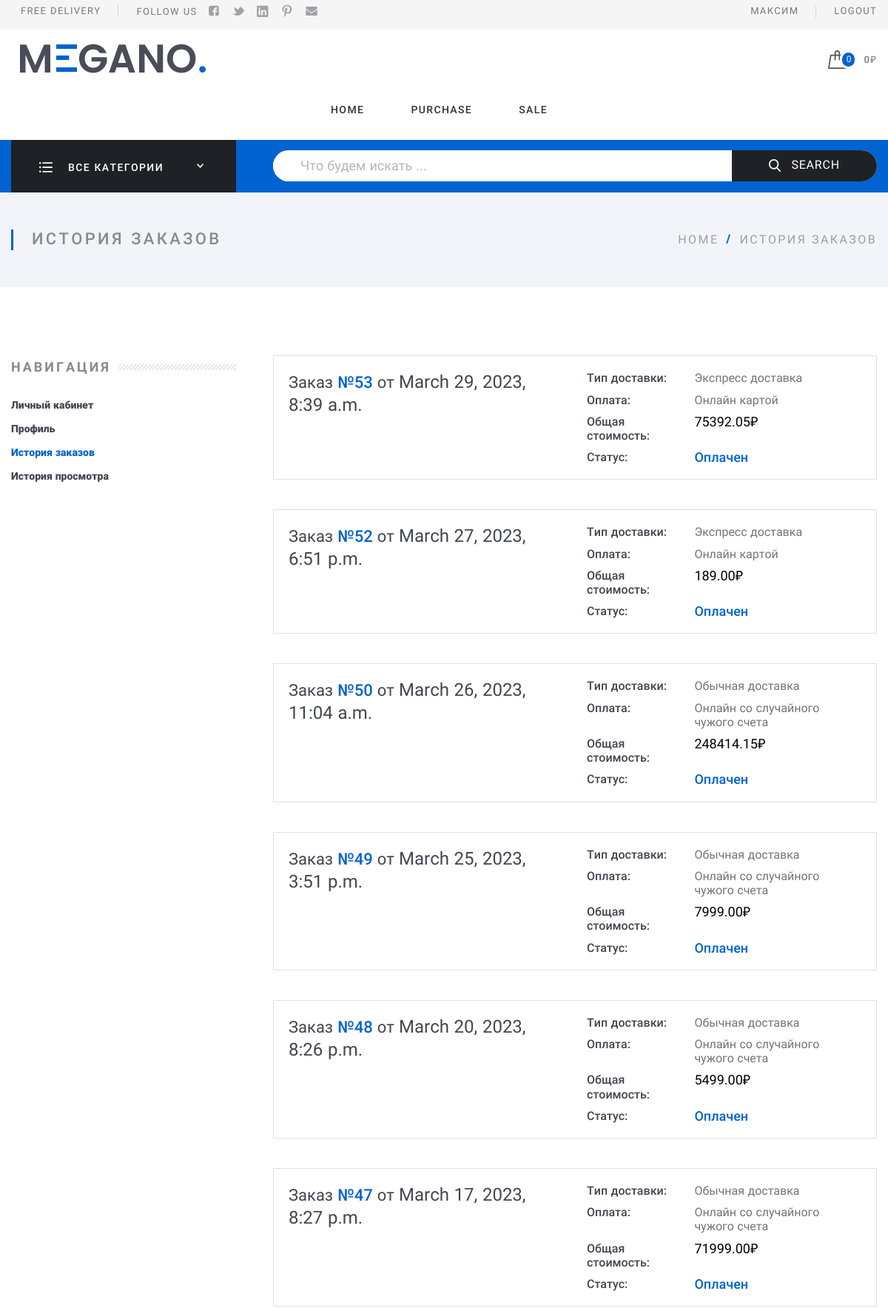
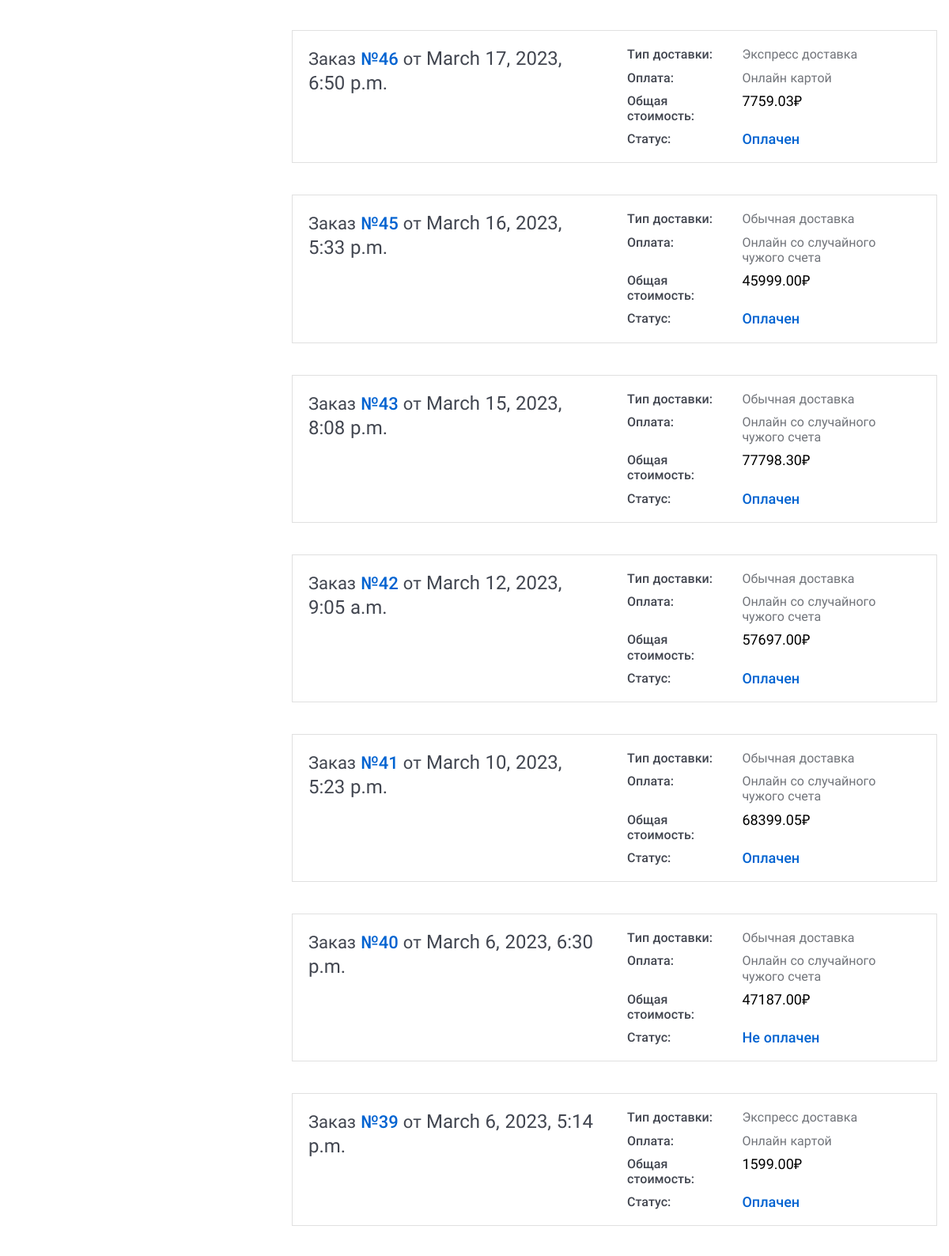
/user/historyorder/1 (signed in, upper part), run on the app's committed database (2 pictures, top to bottom).
### app_users/models.py (models this page shows, shortened)
class CustomUser(AbstractUser):
    username = None
    email = models.EmailField('email address', unique=True)
    USERNAME_FIELD = 'email'
    REQUIRED_FIELDS = []
    objects = CustomUserManager()

### admin_settings/models.py (models this page shows, shortened)
class SingletonModel(models.Model):
    class Meta:
        abstract = True
    @classmethod
    def load(cls):
        try:
            return cls.objects.get()
        except cls.DoesNotExist:
            return cls()

class SiteSettings(SingletonModel):
    logotype = models.FileField(upload_to='files/logo', verbose_name='Логотип', default=0)
    phone = models.CharField(max_length=15, verbose_name='Телефон', default=0)
    email = models.EmailField(max_length=50, verbose_name='Email', default=0)
    skype = models.CharField(max_length=50, verbose_name='Skype', default=0)
    address = models.CharField(max_length=200, verbose_name='Адрес', default=0)
    price_delivery_express = models.DecimalField(verbose_name='Стоимость экспресс доставки',
                                                 max_digits=8, decimal_places=2, default=0)
    price = models.DecimalField(verbose_name='Стоимость обычной доставки', max_digits=8, decimal_places=2, default=0)
    min_sum = models.DecimalField(verbose_name='Минимальная сумма для бесплатной доставки',
                                  max_digits=8, decimal_places=2, default=0)
    class Meta:
        verbose_name = 'настройки сайта'
        verbose_name_plural = 'настройки сайта'

### orders/models.py (models this page shows, shortened)
class Order(models.Model):
    TYPE_DELIVERY = (
        ('A', 'Экспресс доставка'),
        ('B', 'Обычная доставка'),
    )
    TYPE_PAYMENT = (
        ('A', 'Онлайн картой'),
        ('B', 'Онлайн со случайного чужого счета'),
    )
    full_name = models.CharField(max_length=100, verbose_name='ФИО')
    phone = models.CharField(max_length=15, verbose_name='Телефон')
    email = models.EmailField(verbose_name='Email')
    city = models.CharField(max_length=100, verbose_name='Город')
    address = models.CharField(max_length=250, verbose_name='Адрес')
    user = models.ForeignKey(settings.AUTH_USER_MODEL, on_delete=models.CASCADE, related_name='users',
                             verbose_name='Пользователь')
    type_payment = models.CharField(verbose_name='Тип платежа', choices=TYPE_PAYMENT, max_length=1, default='A')
    type_delivery = models.CharField(verbose_name='Тип доставки', choices=TYPE_DELIVERY, max_length=1, default='B')
    order_date = models.DateTimeField(auto_now_add=True)
    total_price = models.DecimalField(verbose_name='Общая стоимость', decimal_places=2, max_digits=8, default=0)
    status = models.ForeignKey(Status, verbose_name='Статус', related_name='statuses', on_delete=models.CASCADE,
                               default=None)
    paid = models.BooleanField(verbose_name='Оплачен', default=False)
    comment = models.TextField(max_length=100, verbose_name='Комментарий', null=True)
    class Meta:
        ordering = ('-order_date',)
        verbose_name = 'заказ'
        verbose_name_plural = 'заказы'
    def get_type_payment(self):
        if self.type_payment == 'A':
            return str(Order.TYPE_PAYMENT[0][1])
        elif self.type_payment == 'B':
            return str(Order.TYPE_PAYMENT[1][1])
    def get_type_delivery(self):
        if self.type_payment == 'A':
            return str(Order.TYPE_DELIVERY[0][1])
        elif self.type_payment == 'B':
            return str(Order.TYPE_DELIVERY[1][1])

class Status(models.Model):
    status = models.CharField(verbose_name='Статус', max_length=50)
    def __str__(self):
        return str(self.status)
    class Meta:
        verbose_name = 'статус'
        verbose_name_plural = 'статусы'

### app_users/views.py (the view)
# urls.py: path('historyorder/<int:pk>', HistoryOrderView.as_view(), name='historyOrder'),
class HistoryOrderView(LoginRequiredMixin, ListView):
    model = CustomUser
    template_name = 'app_users/historyOrder.html'
    context_object_name = 'history_list'
    login_url = 'login'
    def get_queryset(self):
        return Order.objects.select_related('status').filter(Q(user_id=self.request.user.id))
    def get_context_data(self, *, object_list=None, **kwargs):
        context = super().get_context_data()
        context.update({'header': 'История заказов'})
        return context

### app_megano/context_processors.py (called while the page is built)
def cart(request):
    return {'cart': Cart(request)}

def load_order(request):
    order = OrderInfo(request)
    if list(order):
        return {'order': list(order)[0]}
    return []

### app_megano/templatetags/tags.py (called while the page is built)
@register.simple_tag(name='get_cats')
def all_categories() -> list:
    return Category.objects.filter(active=True).order_by('name')

### cart/services/cart.py (called while the page is built)
    def __len__(self):
        return sum(item['quantity'] for item in self.cart.values())

    def get_total_price(self):
        return sum(Decimal(item['price']) * item['quantity'] for item in
                   self.cart.values())

### orders/services/orderInfo.py (called while the page is built)
    def __iter__(self):
        order = self.order
        for item in order:
            item = order[item]
            yield item

### templates/app_users/historyOrder.html (shortened to what this page needs)
{% extends 'base.html' %}
{% load static %}
{% block content %}
  <div class="Middle Middle_top">
    <div class="Middle-top">
      <div class="wrap">
        <div class="Middle-header">
          <h1 class="Middle-title">История заказов
          </h1>
          <ul class="breadcrumbs Middle-breadcrumbs">
            <li class="breadcrumbs-item"><a href="{% url 'home' %}">home</a>
            </li>
            <li class="breadcrumbs-item breadcrumbs-item_current"><span>История заказов</span>
            </li>
          </ul>
        </div>
      </div>
    </div>
    {% if request.user.is_authenticated %}
    <div class="Section Section_column Section_columnLeft">
      <div class="wrap">
        <div class="Section-column">
          <div class="Section-columnSection">
            <header class="Section-header">
              <strong class="Section-title">Навигация
              </strong>
            </header>
            <div class="Section-columnContent">
              <div class="NavigateProfile">
                <ul class="menu menu_vt">
                  <li class="menu-item"><a class="menu-link" href="{% url 'account' %}">Личный кабинет</a>
                  </li>
                  <li class="menu-item"><a class="menu-link" href="{% url 'profile' %}">Профиль</a>
                  </li>
                  <li class="menu-item_ACTIVE menu-item"><a class="menu-link" href="{% url 'historyOrder' request.user.id %}">История заказов</a>
                  </li>
                  <li class="menu-item"><a class="menu-link" href="{% url 'viewed' request.user.id %}">История просмотра</a>
                 </li>
                </ul>
              </div>
            </div>
          </div>
        </div>
        <div class="Section-content">
          <div class="Orders">
            {% if history_list %}
            {% for order in history_list %}
            <div class="Order Order_anons">
              <div class="Order-personal">
                <div class="row">
                  <div class="row-block"><a class="Order-title" href="{% url 'oneOrder' order.id %}">Заказ&#32;<span class="Order-numberOrder">№{{ order.id }}</span>&#32;от&#32;<span class="Order-dateOrder">{{ order.order_date }}</span></a>
                  </div>
                  <div class="row-block">
                    <div class="Order-info Order-info_delivery">
                      <div class="Order-infoType">Тип доставки:
                      </div>
                      <div class="Order-infoContent">{{ order.get_type_delivery }}
                      </div>
                    </div>
                    <div class="Order-info Order-info_pay">
                      <div class="Order-infoType">Оплата:
                      </div>
                      <div class="Order-infoContent">{{ order.get_type_payment }}
                      </div>
                    </div>
                    <div class="Order-info">
                      <div class="Order-infoType">Общая стоимость:
                      </div>
                      <div class="Order-infoContent"><span class="Order-price">{{ order.total_price }}₽</span>
                      </div>
                    </div>
                    <div class="Order-info Order-info_status">
                      <div class="Order-infoType">Статус:
                      </div>
                      <div class="Order-infoContent">{{ order.status }}
                      </div>
                    </div>
                  </div>
                </div>
              </div>
            </div>
            {% endfor %}
          {% endif %}
          </div>
        </div>
      {% else %}
          <div>
            Чтобы посмотреть историю просмотров авторизуйтесь!
          </div>
      {% endif %}
      </div>
    </div>
  </div>
{% endblock %}

### templates/base.html (shortened to what this page needs)
<!DOCTYPE html>
<html lang="ru">
{% include 'includes/head.html' %}
<body class="Site">
    {% include 'includes/header.html' %}
    {% block content %}{% endblock %}
</body>
</html>

### templates/includes/head.html (shortened to what this page needs)
{% load static %}
<head>
  <link rel="stylesheet" href="{% static 'assets/css/fonts.css' %}">
  <link rel="stylesheet" href="{% static 'assets/css/basic.css' %}">
  <link rel="stylesheet" href="{% static 'assets/css/extra.css' %}">
  <link rel="stylesheet" href="{% static 'assets/css/style.css' %}">
</head>

### templates/includes/header.html (shortened to what this page needs)
{% load static %}
{% load tags %}
<header class="Header">
    <div class="ControlPanel">
      <div class="wrap">
        <div class="row ControlPanel-row">
          <div class="row-block">
            <div class="row ControlPanel-rowSplit">
              <div class="row-block"><a class="ControlPanel-title" href="#">Free Delivery</a>
              </div>
              <div class="row-block hide_700"><span class="ControlPanel-title">Follow Us</span>
                <ul class="menu menu_img menu_smallImg ControlPanel-menu">
                  <li class="menu-item"><a class="menu-link" target="_blank" href="https://www.facebook.com/"><img src="{% static 'assets/img/icons/socialHeader/fb.svg' %}" alt="fb.svg"/></a>
                  </li>
                  <li class="menu-item"><a class="menu-link" target="_blank" href="https://www.twitter.com/"><img src="{% static 'assets/img/icons/socialHeader/tw.svg' %}" alt="tw.svg"/></a>
                  </li>
                  <li class="menu-item"><a class="menu-link" target="_blank" href="https://www.instagramm.com/"><img src="{% static 'assets/img/icons/socialHeader/in.svg' %}" alt="in.svg"/></a>
                  </li>
                  <li class="menu-item"><a class="menu-link" target="_blank" href="#"><img src="{% static 'assets/img/icons/socialHeader/pt.svg' %}" alt="pt.svg"/></a>
                  </li>
                  <li class="menu-item"><a class="menu-link" target="_blank" href="https://www.mail.ru/"><img src="{% static 'assets/img/icons/socialHeader/mail.svg' %}" alt="mail.svg"/></a>
                  </li>
                </ul>
              </div>
            </div>
          </div>
          <nav class="row-block">
            <div class="row ControlPanel-rowSplit">
                {% if not request.user.is_authenticated %}
                <div class="row-block"><a class="ControlPanel-title" href="{% url 'login' %}">Login</a></div>
                <div class="row-block"><a class="ControlPanel-title" href="{% url 'register' %}">Register</a></div>
                {% else %}
                <div class="row-block"><a class="ControlPanel-title" href="{% url 'account' %}">{{ request.user.first_name }}</a></div>
                <div class="row-block"><a class="ControlPanel-title" href="{% url 'logout' %}">Logout</a></div>
                {% endif %}
            </div>
          </nav>
        </div>
      </div>
    </div>
    <div class="wrap">
      <div class="row Header-rowMain">
        <div class="row-block Header-logo"><a class="logo" href="{% url 'home' %}"><img class="logo-image" src="{{ site_settings.logotype.url }}" alt="logo.png"/></a>
        </div>
        <nav class="row-block row-block_right Header-menu">
          <div class="menuModal" id="navigate">
            <ul class="menu menu_main">
              <li class="menu-item"><a class="menu-link" href="{% url 'home' %}">Home</a>
              </li>
              <li class="menu-item"><a class="menu-link" href="{% url 'catalog' %}">Purchase</a>
              </li>
              <li class="menu-item"><a class="menu-link" href="{% url 'sale' %}">Sale</a>
              </li>
            </ul>
          </div>
        </nav>
        <div class="row-block">
          <div id="myCart" class="CartBlock"><a class="CartBlock-block" href="{% url 'cart' %}"><img class="CartBlock-img" src="{% static 'assets/img/icons/cart.svg' %}" alt="cart.svg"/><span class="CartBlock-amount">{{ cart|length }}</span></a>
            <div class="CartBlock-block"><span class="CartBlock-price">{{ cart.get_total_price }}₽</span>
            </div>
          </div>
        </div>
      </div>
    </div>
    <div class="Header-searchWrap">
      <div class="wrap">
        <div class="Header-categories">
          <div class="CategoriesButton">
            <div class="CategoriesButton-title">
              <div class="CategoriesButton-icon"><img src="{% static 'assets/img/icons/allDep.svg' %}" alt="allDep.svg"/>
              </div><span class="CategoriesButton-text">Все категории</span>
              <div class="CategoriesButton-arrow">
              </div>
            </div>
            </div>
          </div>
        <div class="Header-search">
          <div class="search">
            <form class="form form_search" action="{% url 'searchProduct' %}" method="get">
                <label for="query"></label><input class="search-input" id="query" name="query" value="{{ query }}" type="text" placeholder="Что будем искать ..."/>
              <button class="search-button" type="submit" name="search" id="search"><img src="{% static 'assets/img/icons/search.svg' %}" alt="search.svg"/>Search
              </button>
            </form>
          </div>
        </div>
      </div>
    </div>
</header>

### templates/includes/footer.html (shortened to what this page needs)
{% load static %}

### data on the page
CustomUser: user.first_name "МАКСИМ"
SiteSettings: logotype (picture)
Order: id "53", order_date "March 29, 2023, 8:39 a.m.", get_type_delivery "Экспресс доставка", get_type_payment "Онлайн картой", total_price "75392.05", status "Оплачен"
Order: id "52", order_date "March 27, 2023, 6:51 p.m.", get_type_delivery "Экспресс доставка", get_type_payment "Онлайн картой", total_price "189.00", status "Оплачен"
Order: id "50", order_date "March 26, 2023, 11:04 a.m.", get_type_delivery "Обычная доставка", get_type_payment "Онлайн со случайного чужого счета", total_price "248414.15", status "Оплачен"
Order: id "49", order_date "March 25, 2023, 3:51 p.m.", get_type_delivery "Обычная доставка", get_type_payment "Онлайн со случайного чужого счета", total_price "7999.00", status "Оплачен"
Order: id "48", order_date "March 20, 2023, 8:26 p.m.", get_type_delivery "Обычная доставка", get_type_payment "Онлайн со случайного чужого счета", total_price "5499.00", status "Оплачен"
Order: id "47", order_date "March 17, 2023, 8:27 p.m.", get_type_delivery "Обычная доставка", get_type_payment "Онлайн со случайного чужого счета", total_price "71999.00", status "Оплачен"
Order: id "46", order_date "March 17, 2023, 6:50 p.m.", get_type_delivery "Экспресс доставка", get_type_payment "Онлайн картой", total_price "7759.03", status "Оплачен"
Order: id "45", order_date "March 16, 2023, 5:33 p.m.", get_type_delivery "Обычная доставка", get_type_payment "Онлайн со случайного чужого счета", total_price "45999.00", status "Оплачен"
Order: id "43", order_date "March 15, 2023, 8:08 p.m.", get_type_delivery "Обычная доставка", get_type_payment "Онлайн со случайного чужого счета", total_price "77798.30", status "Оплачен"
Order: id "42", order_date "March 12, 2023, 9:05 a.m.", get_type_delivery "Обычная доставка", get_type_payment "Онлайн со случайного чужого счета", total_price "57697.00", status "Оплачен"
Order: id "41", order_date "March 10, 2023, 5:23 p.m.", get_type_delivery "Обычная доставка", get_type_payment "Онлайн со случайного чужого счета", total_price "68399.05", status "Оплачен"
Order: id "40", order_date "March 6, 2023, 6:30 p.m.", get_type_delivery "Обычная доставка", get_type_payment "Онлайн со случайного чужого счета", total_price "47187.00", status "Не оплачен"
Order: id "39", order_date "March 6, 2023, 5:14 p.m.", get_type_delivery "Экспресс доставка", get_type_payment "Онлайн картой", total_price "1599.00", status "Оплачен"

### other printed values
{{ cart|length }} "0"
{{ cart.get_total_price }} "0"
